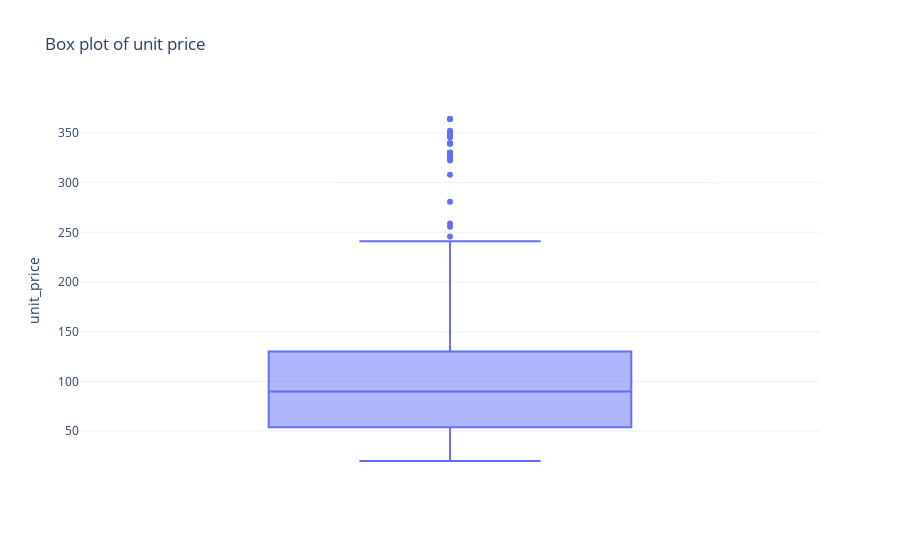

The code cell stored with this chart in its notebook:
### Markdown cell above
Distribution of the unit price using box plot

### Code cell
fig = px.box(data,
             y='unit_price',
             title='Box plot of unit price')
fig.show()

### Figure 1 — Plotly figure (JSON) as saved in the notebook; plotly's stock layout.template omitted (floating-point values rounded to 4 significant figures; data arrays with more than 128 entries replaced by an {"elided": "..."} marker saying what was removed)
{"data": [{"alignmentgroup": "True", "hovertemplate": "unit_price=%{y}<extra></extra>", "legendgroup": "", "marker": {"color": "#636efa"}, "name": "", "notched": false, "offsetgroup": "", "orientation": "v", "showlegend": false, "type": "box", "x0": " ", "xaxis": "x", "y": {"elided": "676 float values"}, "y0": " ", "yaxis": "y"}], "layout": {"autosize": true, "boxmode": "group", "legend": {"tracegroupgap": 0}, "title": {"text": "Box plot of unit price"}, "xaxis": {"anchor": "y", "autorange": true, "domain": [0, 1], "range": [-0.5, 0.5], "type": "category"}, "yaxis": {"anchor": "x", "autorange": true, "domain": [0, 1], "range": [0.7833, 383.1], "title": {"text": "unit_price"}, "type": "linear"}}}
